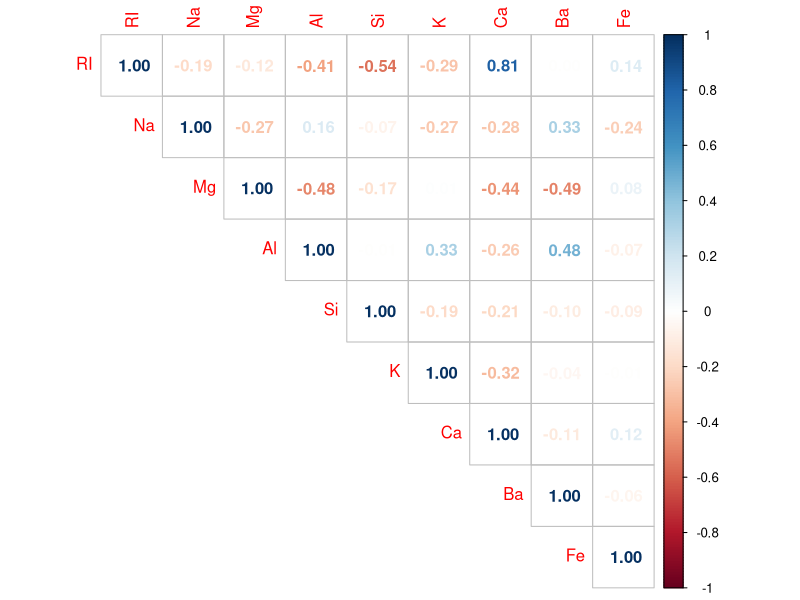
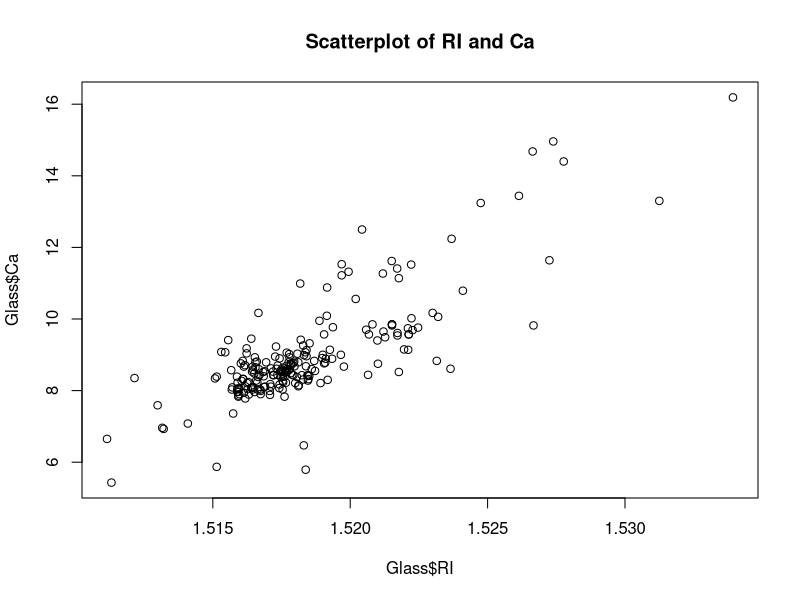
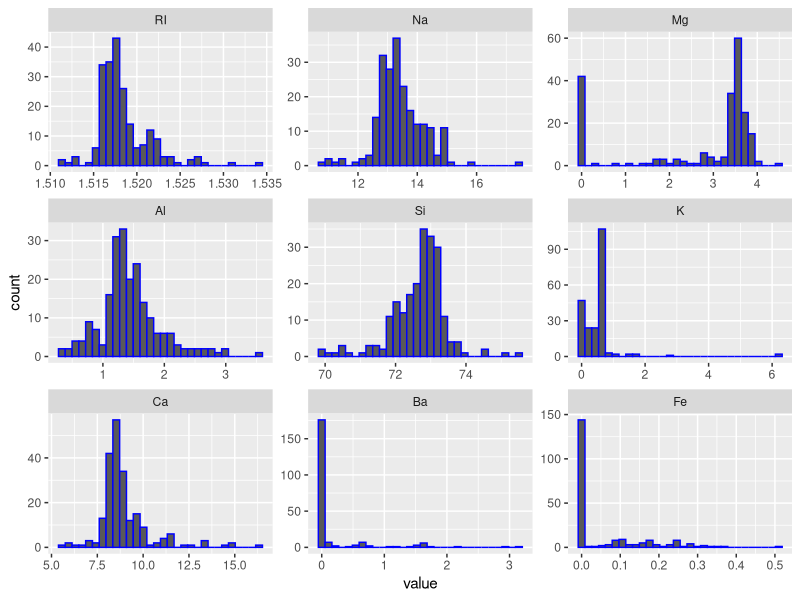
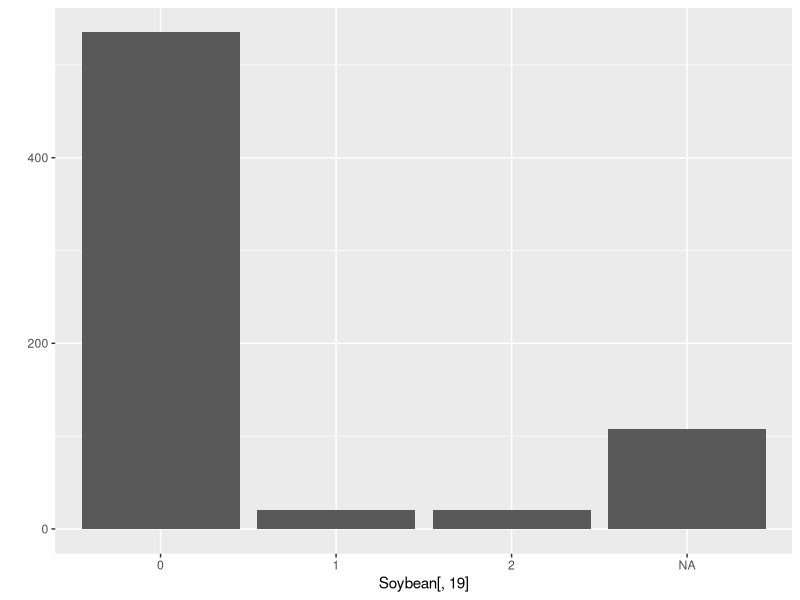
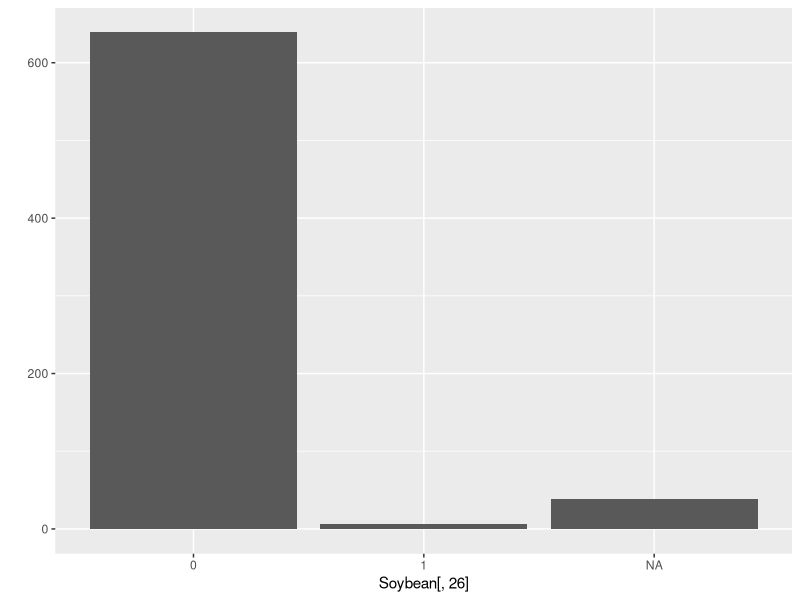
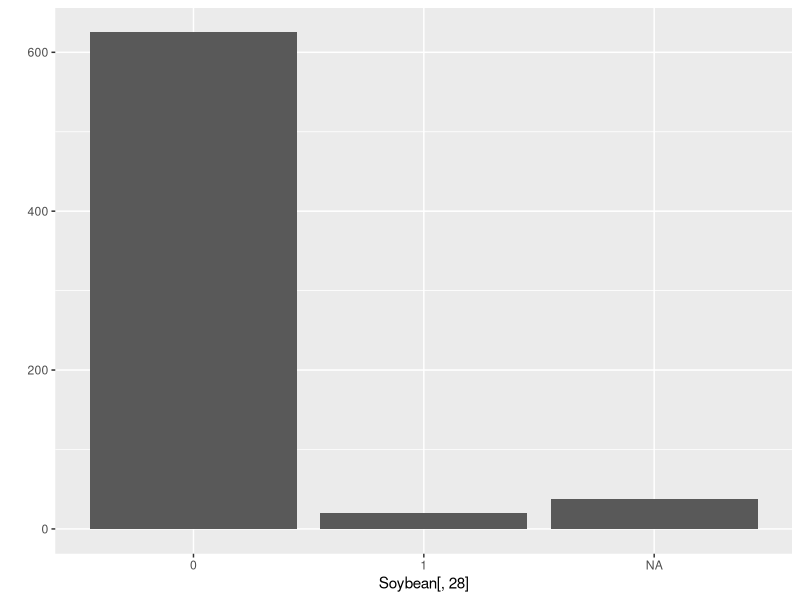
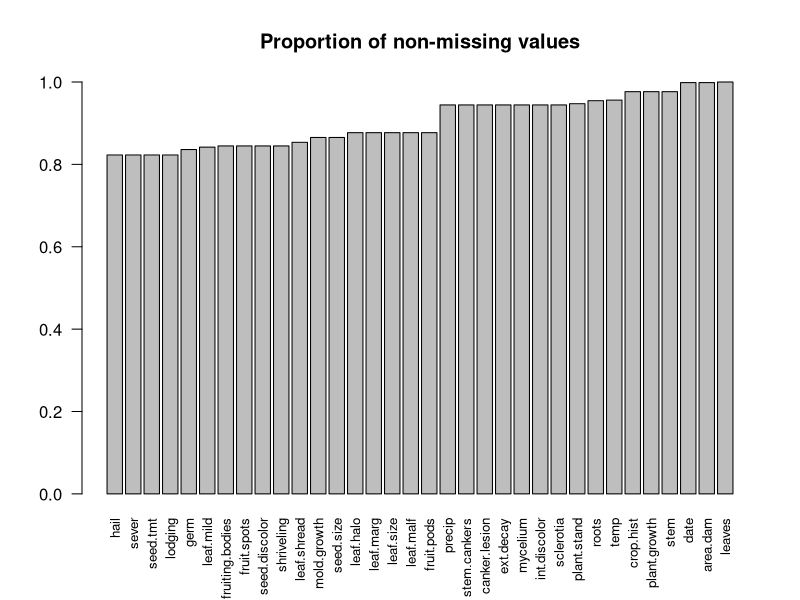
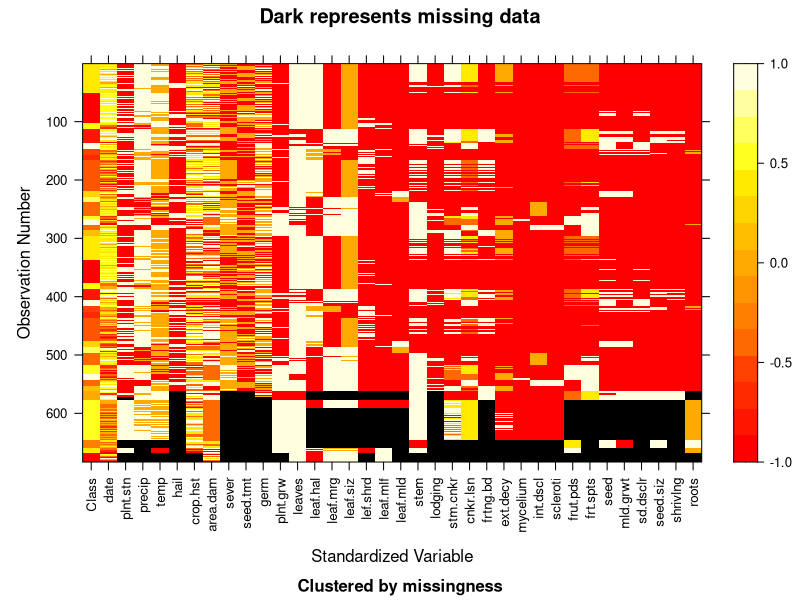

Generate these figures, in order, with R:
# Chapter 3: Data Pre-Processing
#
# Script based on Ex 3.1 to 3.3 of Applied Predictive Modeling (Kuhn & Johnson, 2013)
# Exercises focus on data pre-processing incl. missingness, distributions
# (skewness/outliers), transformations, near zero variance and visualising above...
#
# ==============================================================================
# Exercise 3.1 
# AIM: Visual data exploration (distributions/outliers) and explore possible
# transformations
#
# Notes:
#
#
# The data ---------------------------------------------------------------------
# 6 types of glass; defined in terms of their oxide content (i.e. Na, Fe, K, etc)
library(mlbench)
data(Glass)
str(Glass)

library(corrplot)
library(reshape2)
library(ggplot2)
library(caret)
library(e1071)

# Correlation matrix of the variables ------------------------------------------
Glass.corr <- cor(Glass[ ,1:9])  # correlation matrix of predictors
corrplot(Glass.corr, method = "number", type = "upper")  # correlation matrix visualisation
plot(Glass$RI, Glass$Ca, 
  main = "Scatterplot of RI and Ca") # evidence of linear relationship

# Histogram of the variables ---------------------------------------------------
Glass.stack <- melt(Glass)  # 3 columns w/ Type and variable name as factor variables
str(Glass.stack)
p <- ggplot(Glass.stack, aes(x = value))
p + geom_histogram(col = "blue") + facet_wrap(~ variable, scales = "free")
# RI, Na, Si, AL, Ca are relatively normal though with outliers
# Ba, Fe, K and Mg have large proportions of zero/near zero values
table(Glass$Ba == 0)/length(Glass$Ba)

# Near zero variances ----------------------------------------------------------
nearZeroVar(Glass, saveMetrics = TRUE)  # saveMetrics returns useful info
# Fe, Ba, K have large numbers of zero values

# Transformations: Skewness and Box Cox lamba estimates -----------------------
Glass.pred <- Glass[ ,1:9]
skewValues <- apply(Glass.pred, 2, skewness)
skewValues  # K > Ba > Ca > Fe > RI (all over |1|)
apply(Glass.pred[abs(skewValues) > 1], 2, BoxCoxTrans)  # BoxCox estimates

# Principal Component Analysis ------------------------------------------------
pcaObject <- prcomp(Glass.pred, center = TRUE, scale. = TRUE)
percentVariance <- pcaObject$sd^2/sum(pcaObject$sd^2)*100  # variance each component a/c for
round(percentVariance, 2)
round(head(pcaObject$rotation[ ,1:5]),2)  # variable loadings

rm(list = ls())  # clear enviroment

# ==============================================================================
# Exercise 3.2 
# AIM: Exploratory analysis focusing on identifying missing values and 
# near zero variance
#
# Notes:
#
#
# The data ---------------------------------------------------------------------
library(mlbench)
data(Soybean) 
?mlbench::Soybean  # dna = does not apply
str(Soybean)  # factors and ordinal factors

library(caret)
library(ggplot2)
library(mi)  # for visualising missing values
library(ipred)  # imputation

# Near Zero Variances ---------------------------------------------------------
SoyZeroVar <- nearZeroVar(Soybean, freqCut = 95/5); SoyZeroVar  # 3 variables
qplot(Soybean[ ,19])
qplot(Soybean[ ,26])
qplot(Soybean[ ,28])
nearZeroVar(Soybean, freqCut = 90/10)  # 8 variables

# Missing Values a) Predictors -----------------------------------------------
table(is.na(Soybean))/(683*36)  # how many missing values?
tab.na <- matrix(data = NA, nrow = 2, ncol = 35)  # init matrix for storing NA info
rownames(tab.na) <- c("NA", "not NA")
colnames(tab.na) <- colnames(Soybean[-1])  # [-1] to leave out Class

# Create a table with NA vs not NA values for each variable
for (i in 2:36) { 
  tab.na[ , i-1] <- table(is.na(Soybean[ , i]))/(length(Soybean[ , i]))
}
tab.na <- tab.na[ ,order(tab.na[1, ])]

# Visualise the results
barplot(tab.na[1, -12], cex.names = 0.8, las = 2, 
  main = "Proportion of non-missing values")

# Alternate visualisation
mSoybean <- missing_data.frame(Soybean)
image(mSoybean)

# Missing Values b) response (incl. general data missingness by response level)
table(is.na(Soybean[,1]))  # all the class obs are present

for (i in 1:683) {  # loop to count missing values per row
  Soybean[i, 37] <- sum(is.na(Soybean)[i, ])
}
colnames(Soybean)[37] <- "missing"
Soybean.na <- subset(Soybean, select = c(Class, missing))  # subset by Class
Soybean[ , 37] <- NULL  # rm extra column
missing.by.Class <- aggregate(missing ~ Class, data = Soybean.na, FUN = "sum")
plot(missing.by.Class, 
  cex.axis = 0.7, 
  las = 2, 
  xlab = "", 
  main = "Missing Values per Class")
# phytophthora-rot most impacted by missing values, followed by 2-4-d-injury and cyst-nematode

# Initial attempt to deal with the missing values / NZV -----------------------
Soybean.filtered <- Soybean[ , -SoyZeroVar] # rm zero var variables
dummies <- dummyVars(Class ~ ., data = Soybean.filtered, na.action = na.pass)
Soybean.filtered <- predict(dummies, newdata = Soybean)  # dummy variables
preProcess(Soybean.filtered, method="bagImpute")  # impute missing values using 
# bagged tree method

rm(list = ls())  # clear enviroment

# ==============================================================================
# Exercise 3.3
# AIM: Data exploration with a focus on associated predictors / near zero variance
#
# Notes:
#
#
# The data ---------------------------------------------------------------------
library(caret)
data(BloodBrain)
?BloodBrain  # each of the 208 compounds have multiple descriptors
str(bbbDescr)

library(corrplot); ?corrplot
library(e1071)

# Correlation matrix of the variables ------------------------------------------
bbbDescr.corr <- cor(bbbDescr)
corrplot(bbbDescr.corr, method = "shade", tl.cex = 0.4, order = "hclust")
# corrplot indicates evidence of linear relationship between many variables

highCorr <- findCorrelation(bbbDescr.corr, cutoff = .75)  # which variables?
length(highCorr)  # 66 variables included
bbbDescr.filtered <- bbbDescr[, -highCorr]  # rm algorithm selected high correlations

# Skewness and transformations ------------------------------------------------
SkewValues <- apply(bbbDescr, 2, skewness)
SkewedVariables <- subset(SkewValues, abs(SkewValues) > 1)
length(SkewedVariables)  # 71 variables

# BoxCox Transformations
preProc <- preProcess(bbbDescr.filtered, method = "BoxCox")
bbbDescr.proc <- predict(preProc, bbbDescr.filtered)

# Near Zero Variance ----------------------------------------------------------
nearZeroVar(bbbDescr)  # 7 variabless
bbbDescr.nearzero <- nearZeroVar(bbbDescr.proc) 
bbbDescr.final <- bbbDescr.proc[ , -bbbDescr.nearzero]

# Leading to the final dataframe -----------------------------------------------
# remaining correlations
corrplot(cor(bbbDescr.final), method = "shade", tl.cex = 0.4, order = "hclust")
# skewness following tranformations
table(apply(bbbDescr.final, 2, skewness) > 1)  

rm(list = ls())  # clear enviroment
